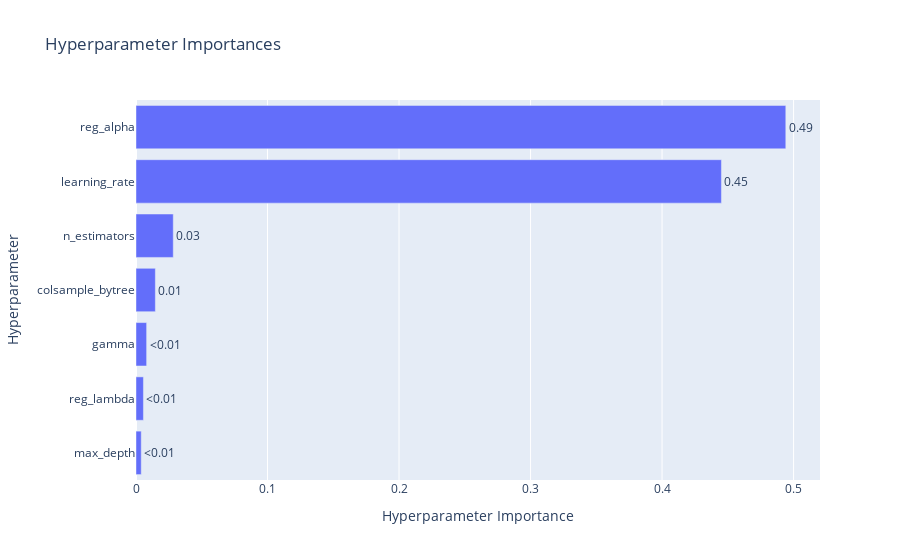

Source (notebook cell):
### Code cell
# Plotting feature importance from Optuna
optuna.visualization.plot_param_importances(optuna_search.study_)

### Figure 1 — Plotly figure (JSON) as saved in the notebook; plotly's stock layout.template omitted (floating-point values rounded to 4 significant figures)
{"data": [{"cliponaxis": false, "hovertemplate": ["max_depth (IntDistribution): 0.003987676063060738<extra></extra>", "reg_lambda (IntDistribution): 0.005652132919393364<extra></extra>", "gamma (FloatDistribution): 0.008084825523596552<extra></extra>", "colsample_bytree (FloatDistribution): 0.014723734121174644<extra></extra>", "n_estimators (IntDistribution): 0.028329227774849076<extra></extra>", "learning_rate (FloatDistribution): 0.4451351115608187<extra></extra>", "reg_alpha (IntDistribution): 0.49408729203710694<extra></extra>"], "name": "Objective Value", "orientation": "h", "text": ["<0.01", "<0.01", "<0.01", "0.01", "0.03", "0.45", "0.49"], "textposition": "outside", "type": "bar", "x": [0.003988, 0.005652, 0.008085, 0.01472, 0.02833, 0.4451, 0.4941], "y": ["max_depth", "reg_lambda", "gamma", "colsample_bytree", "n_estimators", "learning_rate", "reg_alpha"]}], "layout": {"title": {"text": "Hyperparameter Importances"}, "xaxis": {"title": {"text": "Hyperparameter Importance"}}, "yaxis": {"title": {"text": "Hyperparameter"}}}}
